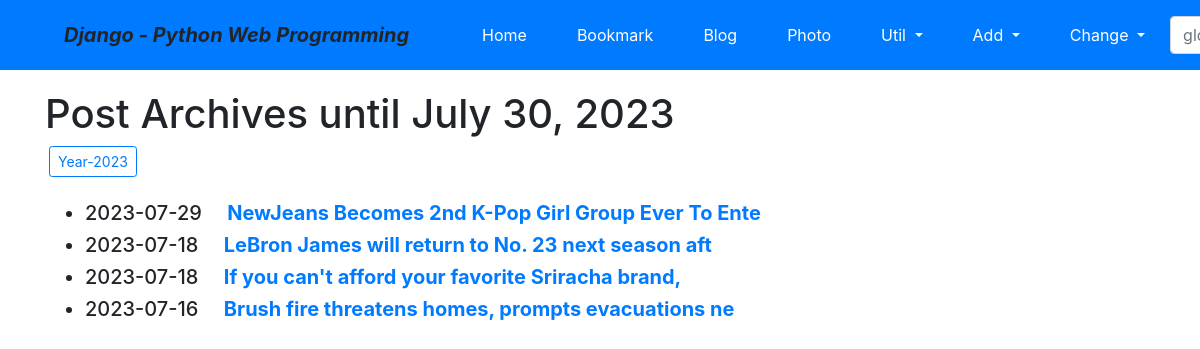
Page /blog/archive/ (signed in) on the committed database.
### blog/models.py (models this page shows, shortened)
class Post(models.Model):
    title = models.CharField(verbose_name='TITLE', max_length=50)
    slug = models.SlugField('SLUG', unique=True, allow_unicode=True, help_text='one word for title alias.')
    description = models.CharField('DESCRIPTION', max_length=100, blank=True, help_text='simple description text.')
    content = models.TextField('CONTENT')
    create_dt = models.DateTimeField('CREATE DATE', auto_now_add=True)
    modify_dt = models.DateTimeField('MODIFY DATE', auto_now=True)
    tags = TaggableManager(blank=True)
    owner = models.ForeignKey(User, on_delete=models.CASCADE, verbose_name='OWNER', blank=True, null=True)
    class Meta:
        verbose_name = 'post'
        verbose_name_plural = 'posts'
        db_table = 'blog_posts'
        ordering = ('-modify_dt',)
    def get_absolute_url(self):
        return reverse('blog:post_detail', args=(self.slug,))

### blog/views.py (the view)
# urls.py: path('archive/', views.PostAV.as_view(), name='post_archive'),
class PostAV(ArchiveIndexView):
    model = Post
    date_field = 'modify_dt'

### blog/templates/blog/post_archive.html (shortened to what this page needs)
{% extends "base.html" %}
{% block content %}
<h1>Post Archives until {% now "N d, Y" %}</h1>
    {% for date in date_list %}
        <a href="{% url 'blog:post_year_archive' date|date:'Y' %}" class="btn btn-outline-primary btn-sm mx-1">Year-{{ date|date:"Y" }} </a>
    {% endfor %}
<br><br>
<div>
     <ul>
         {% for post in object_list %}
         <li class="h5">
             {{ post.modify_dt|date:"Y-m-d" }}&emsp;
         <a href="{{ post.get_absolute_url }}"><strong>{{ post.title }}</strong></a>
         </li>
         {% endfor %}
     </ul>
</div>
{% endblock %}

### rows in the picture
Post: modify_dt "2023-07-29", title "NewJeans Becomes 2nd K-Pop Girl Group Ever To Ente"
Post: modify_dt "2023-07-18", title "LeBron James will return to No. 23 next season aft"
Post: modify_dt "2023-07-18", title "If you can't afford your favorite Sriracha brand,"
Post: modify_dt "2023-07-16", title "Brush fire threatens homes, prompts evacuations ne"

### other values in the picture
{{ date|date:"Y" }} "2023"
